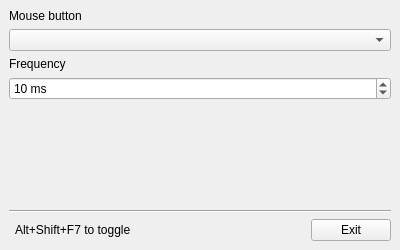
<?xml version="1.0" encoding="UTF-8"?>
<ui version="4.0">
 <class>MainWindow</class>
 <widget class="QMainWindow" name="MainWindow">
  <property name="windowModality">
   <enum>Qt::WindowModality::ApplicationModal</enum>
  </property>
  <property name="geometry">
   <rect>
    <x>0</x>
    <y>0</y>
    <width>400</width>
    <height>250</height>
   </rect>
  </property>
  <property name="sizePolicy">
   <sizepolicy hsizetype="Fixed" vsizetype="Fixed">
    <horstretch>0</horstretch>
    <verstretch>0</verstretch>
   </sizepolicy>
  </property>
  <property name="windowTitle">
   <string>VMouse Autoclicker</string>
  </property>
  <widget class="QWidget" name="centralwidget">
   <layout class="QGridLayout" name="gridLayout">
    <item row="0" column="0">
     <layout class="QVBoxLayout" name="verticalLayout">
      <property name="sizeConstraint">
       <enum>QLayout::SizeConstraint::SetDefaultConstraint</enum>
      </property>
      <item>
       <widget class="QLabel" name="label_2">
        <property name="text">
         <string>Mouse button</string>
        </property>
       </widget>
      </item>
      <item>
       <widget class="QComboBox" name="mouseButtonCombo"/>
      </item>
      <item>
       <widget class="QLabel" name="label">
        <property name="text">
         <string>Frequency</string>
        </property>
       </widget>
      </item>
      <item>
       <widget class="QSpinBox" name="frequencySpinBox">
        <property name="suffix">
         <string> ms</string>
        </property>
        <property name="minimum">
         <number>1</number>
        </property>
        <property name="maximum">
         <number>1000</number>
        </property>
        <property name="value">
         <number>10</number>
        </property>
       </widget>
      </item>
      <item>
       <spacer name="verticalSpacer">
        <property name="orientation">
         <enum>Qt::Orientation::Vertical</enum>
        </property>
        <property name="sizeHint" stdset="0">
         <size>
          <width>20</width>
          <height>40</height>
         </size>
        </property>
       </spacer>
      </item>
      <item>
       <widget class="Line" name="line">
        <property name="orientation">
         <enum>Qt::Orientation::Horizontal</enum>
        </property>
       </widget>
      </item>
      <item>
       <layout class="QHBoxLayout" name="horizontalLayout_2">
        <item>
         <widget class="KLed" name="kled">
          <property name="sizePolicy">
           <sizepolicy hsizetype="Preferred" vsizetype="Fixed">
            <horstretch>0</horstretch>
            <verstretch>0</verstretch>
           </sizepolicy>
          </property>
          <property name="minimumSize">
           <size>
            <width>0</width>
            <height>0</height>
           </size>
          </property>
          <property name="state">
           <enum>KLed::State::Off</enum>
          </property>
          <property name="shape">
           <enum>KLed::Shape::Circular</enum>
          </property>
          <property name="look">
           <enum>KLed::Look::Raised</enum>
          </property>
         </widget>
        </item>
        <item>
         <widget class="QLabel" name="label_4">
          <property name="text">
           <string>Alt+Shift+F7 to toggle</string>
          </property>
         </widget>
        </item>
        <item>
         <spacer name="horizontalSpacer">
          <property name="orientation">
           <enum>Qt::Orientation::Horizontal</enum>
          </property>
          <property name="sizeHint" stdset="0">
           <size>
            <width>40</width>
            <height>20</height>
           </size>
          </property>
         </spacer>
        </item>
        <item>
         <widget class="QPushButton" name="exitButton">
          <property name="text">
           <string>Exit</string>
          </property>
          <property name="default">
           <bool>false</bool>
          </property>
         </widget>
        </item>
       </layout>
      </item>
     </layout>
    </item>
   </layout>
  </widget>
  <widget class="QMenuBar" name="menubar">
   <property name="geometry">
    <rect>
     <x>0</x>
     <y>0</y>
     <width>400</width>
     <height>23</height>
    </rect>
   </property>
  </widget>
 </widget>
 <customwidgets>
  <customwidget>
   <class>KLed</class>
   <extends>QWidget</extends>
   <header>kled.h</header>
  </customwidget>
 </customwidgets>
 <resources/>
 <connections/>
</ui>
